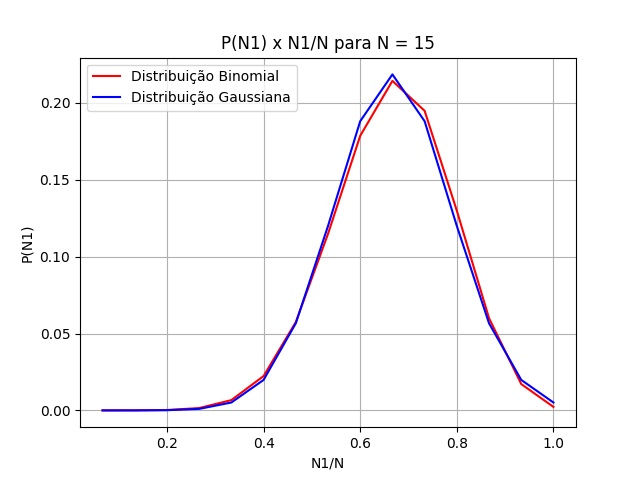

Reproduce this figure in Python.
import math as m
import numpy as np
import matplotlib
import matplotlib.pyplot as plt

N = 15
p = 2/3
q = 1/3

x = []
yp = []
yg = []
Nmax = N*(2/3)
var = N*(2/3)*(1/3)
Po = m.sqrt(1/(2*m.pi*var))

for i in range(N):
    n1 = i + 1
    n2 = N - n1
    n3 = n1 - Nmax
    x.append(n1/N)
    PN = (m.factorial(N)/(m.factorial(n1)*m.factorial(n2)))*(p**n1)*(q**n2)
    yp.append(PN)
    PG = Po*m.exp(-(n3**2)/(2*var))
    yg.append(PG)

fig, ax = plt.subplots()
ax.plot(x,yp, color='red', label='Distribuição Binomial')
ax.plot(x,yg, color='blue', label='Distribuição Gaussiana')

ax.set(xlabel='N1/N', ylabel='P(N1)', title='P(N1) x N1/N para N = 15')
ax.grid()

plt.legend(loc='upper left')

fig.savefig("N15PGxN1.jpg")
plt.show()
